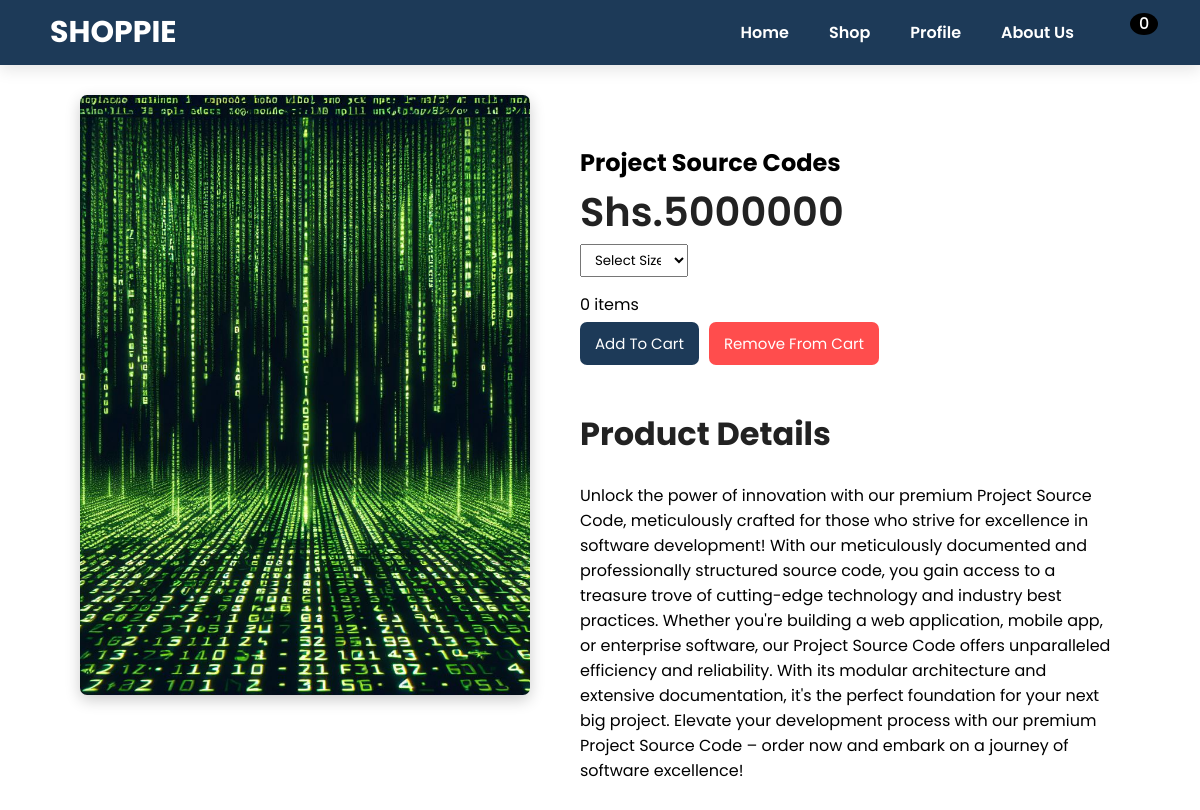
The page /product-view/3 on the database its author committed.
### shop/models.py (models this page shows, shortened)
class Product(models.Model):
    name = models.CharField(max_length=100)
    description = models.TextField(null=True, blank=True)
    owner = models.ForeignKey(Business, on_delete=models.CASCADE, null=True)
    description = models.TextField(null=True, blank=True)
    price = models.DecimalField(max_digits=12, decimal_places=2)
    digital = models.BooleanField(default=False)
    image = models.ImageField(null=True, blank=True, max_length=500)
    category = models.ForeignKey(
        Category, on_delete=models.SET_NULL, null=True, blank=True
    )
    rating = models.DecimalField(default=0.0, decimal_places=1, max_digits=3)
    @property
    def imageurl(self):
        try:
            url = self.image.url
        except:
            url = ""
        return url

### shop/views.py (the view)
# urls.py: path('product-view/<int:id>', viewProduct, name="view-product"),
def viewProduct(request, id):
    product = Product.objects.filter(id=id).first()
    data = cartData(request)
    if request.user.is_authenticated:
        try:
            quantity = OrderItem.objects.filter(product=product).first().quantity
        except:
            quantity = 0
    else:
        quantity = 0
        try:
            for item in data["items"]:
                if item['product']['id'] == id:
                    quantity = item['quantity']
        except:
            pass
    cartItems = data["cartItems"]
    context = {"product": product, "cartItems": cartItems, "title":"PRODUCT", "quantity": quantity}
    return render(request, "shop/product.html", context)

### shop/utilities.py (called while the page is built, shortened)
def cookieCart(request):
    try:
        cart = json.loads(request.COOKIES["cart"])
    except:
        cart = {}
    items = []
    order = {"get_cart_total": 0, "get_cart_items": 0}
    cartItems = order["get_cart_items"]
    return {"cartItems": cartItems, "items": items, "order": order}

def cartData(request):
    if request.user.is_authenticated:
        customer = request.user.customer
        order = Order.objects.filter(customer=customer, complete=False).first()
        if order == None:
            order = Order.objects.create(customer=customer, complete=False)
        items = order.orderitem_set.all()
        cartItems = order.get_cart_items
    else:
        cookieData = cookieCart(request)
        cartItems = cookieData["cartItems"]
        order = cookieData["order"]
        items = cookieData["items"]
    return {"cartItems": cartItems, "items": items, "order": order}

### shop/templates/shop/product.html (shortened to what this page needs)
{% extends 'shop/main.html' %} {% block content %}
<a href="{%  url 'shop' %}" class="stb-link">Back to Shop</a>
<section id="product" class="section-p1">
  <div class="product-image">
    <img src="{{ product.imageurl }}" alt="product image" />
  </div>
  <div class="details">
    <h6>{{ product.name }}</h6>
    <h2>Shs.{{ product.price|floatformat:0 }}</h2>
    <select>
      <option value="">Select Size</option>
    </select>
    <span>{{ quantity }} items</span>
    <div class="buttons">
        <button
        href="#"
        class="update-cart cart-btn a"
        data-product="{{ product.id }}"
        data-action="add">Add To Cart</button>
        <button
        href="#"
        class="update-cart cart-btn r"
        data-product="{{ product.id }}"
        data-action="remove">Remove From Cart</button>
    </div>
    <h4>Product Details</h4>
    <span>{{ product.description }}</span>
  </div>
</section>
{% endblock content %}

### shop/templates/shop/main.html (shortened to what this page needs)
{% load static %}
<!DOCTYPE html>
<html lang="en">
<head>
        <link rel="stylesheet" href="{% static 'css/main.css' %}">
        <link rel="stylesheet" href="{% static 'css/index.css' %}">
        {% if title == "PRODUCT" %}
            <link rel="stylesheet" href="{% static 'css/product.css' %}">
        {% endif %}
        <link rel="stylesheet" href="https://pro.fontawesome.com/releases/v5.10.0/css/all.css" >
</head>
<body>
        <section id="header">
                <a class="logo" >SHOPPIE</a>
                <div>
                    <ul id="navbar">
                        <li><a {% if title == 'HOME' %} class="active" {% endif %} href="{% url 'home' %}" >Home</a></li>
                        <li><a {% if title == 'SHOP' %} class="active" {% endif %} href="{% url 'shop' %}" >Shop</a></li>
                        <li><a {% if title == 'PROFILE' %} class="active" {% endif %} href="{% url 'profile' %}">Profile</a></li>
                        <li><a {% if title == 'ABOUT' %} class="active" {% endif %} href="{% url 'about' %}">About Us</a></li>
                        <li><a {% if title == 'CART' or title == 'CHECKOUT' %} class="active" {% endif %} href="{% url 'cart' %}"><i class="icon far fa-shopping-bag">
                            <span id="cart-total">{{ cartItems }}</span>
                        </i></a></li>
                    </ul>
                </div>
    </section>
    <div class="cont">{% block content %} {% endblock content %}</div>
  </body>
</html>

### static/css/main.css (style rules this page uses)
* { margin: 0; padding: 0; box-sizing: border-box; font-family:"Poppins"; }
body { overflow-x: hidden; }
html { scroll-behavior: smooth; }
h2 { font-size: 46px; line-height: 54px; color: #222; }
h4 { font-size: 20px; color: #222; }
h6 { font-weight: 700; font-size: 12px; }
.section-p1 { padding: 40px 80px; }
.logo { font-size:30px; font-weight: 700; color:black; text-decoration: none; }
#header .logo { color: #fff; }
#header { display: flex; align-items:center; justify-content: space-between; padding:10px 50px; background-color: #1d3a58; box-shadow:0 5px 15px rgba(0,0,0,0.1); z-index:1000; position:fixed; top:0; right:0; left:0; }
#navbar { display:flex; align-items:center; justify-content: center; }
#navbar li { list-style:none; padding:0 20px; position: relative; }
#navbar li a { text-decoration:none; font-size:16px; font-weight:600 ; color: #fff; transition: 0.3s all ease; }

### static/css/index.css (style rules this page uses)
#cart-total { position: absolute; background-color: black; color:white; padding:3px 9px; font-weight: 500; border-radius: 50%; top:-70%; }
.icon { position: relative; }

### static/css/product.css (style rules this page uses)
#product { display:flex; flex-direction: row; gap:50px; }
.product-image img { width: 450px; height: 600px; object-fit: cover; border-radius:7px; box-shadow:0px 5px 15px rgba(0,0,0,0.2); }
#product .details { display:flex; flex-direction: column; width:100%; padding-top:50px; gap:5px; }
#product .details h4 { padding: 40px 0 20px 0; font-size:2rem; }
#product .details h2 { font-size: 2.5rem; font-weight: 600; }
#product .details h6 { font-size:1.5rem; }
#product .details select { display:block; padding:5px 10px; margin-bottom:10px; width: 20%; }
.stb-link, .cart-btn { display:block; padding:10px 15px; background-color: #fff; color: black; font-size: 15px; text-align:center; border:1px solid #1d3a58; cursor:pointer; transition: all 0.3s ease; width:fit-content; border-radius: 7px; }
.stb-link { text-decoration: none; margin:10px 0 0 10px; }
.buttons { display:flex; gap:10px; flex-direction: row; }
.a { background-color: #1d3a58; color:white; border:none; }
.r { background-color: #ff4d4d; color:white; border:none; }

### rows shown on the page
Product: imageurl (picture), name "Project Source Codes", price "5000000", description "Unlock the power of innovation with our premium Project Source Code, meticulously crafted for those who strive for excellence in software development! With our meticulously documented and professionally structured source code, you gain access to a treasure trove of cutting-edge technology and industry best practices. Whether you're building a web application, mobile app, or enterprise software, our Project Source Code offers unparalleled efficiency and reliability. With its modular architecture and extensive documentation, it's the perfect foundation for your next big project. Elevate your development process with our premium Project Source Code – order now and embark on a journey of…"

### other values the page prints
{{ cartItems }} "0"
{{ quantity }} "0"
